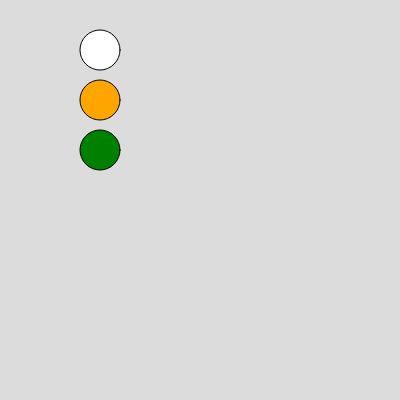
Frame 1 (no input)
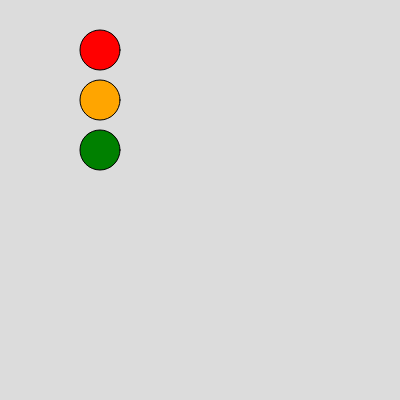
Frame 60 (no input)
Frame 120 (the mouse pressed at the canvas centre since frame 60): identical to frame 60, image omitted

The p5.js sketch that drew these frames (run headless with seeded random() and noise() and a simulated clock; from frame 60 on, the mouse is pressed at the canvas centre):

// p5.js sketch
// ── sketch.js
function setup() {
  createCanvas(400, 400);
}

function draw() {
  background(220);
  for (let i = 0; i < 3; i++)
  {
    console.log (i)
   circle (100, 50 + (i * 50), 40,);
   if(i == 1)
   {
      fill ("green")
   }
   else if (i == 0)
   {  
    fill ("orange")
   }
   else if (i == 2)
   {
      fill ("red")
   }
  }

}
